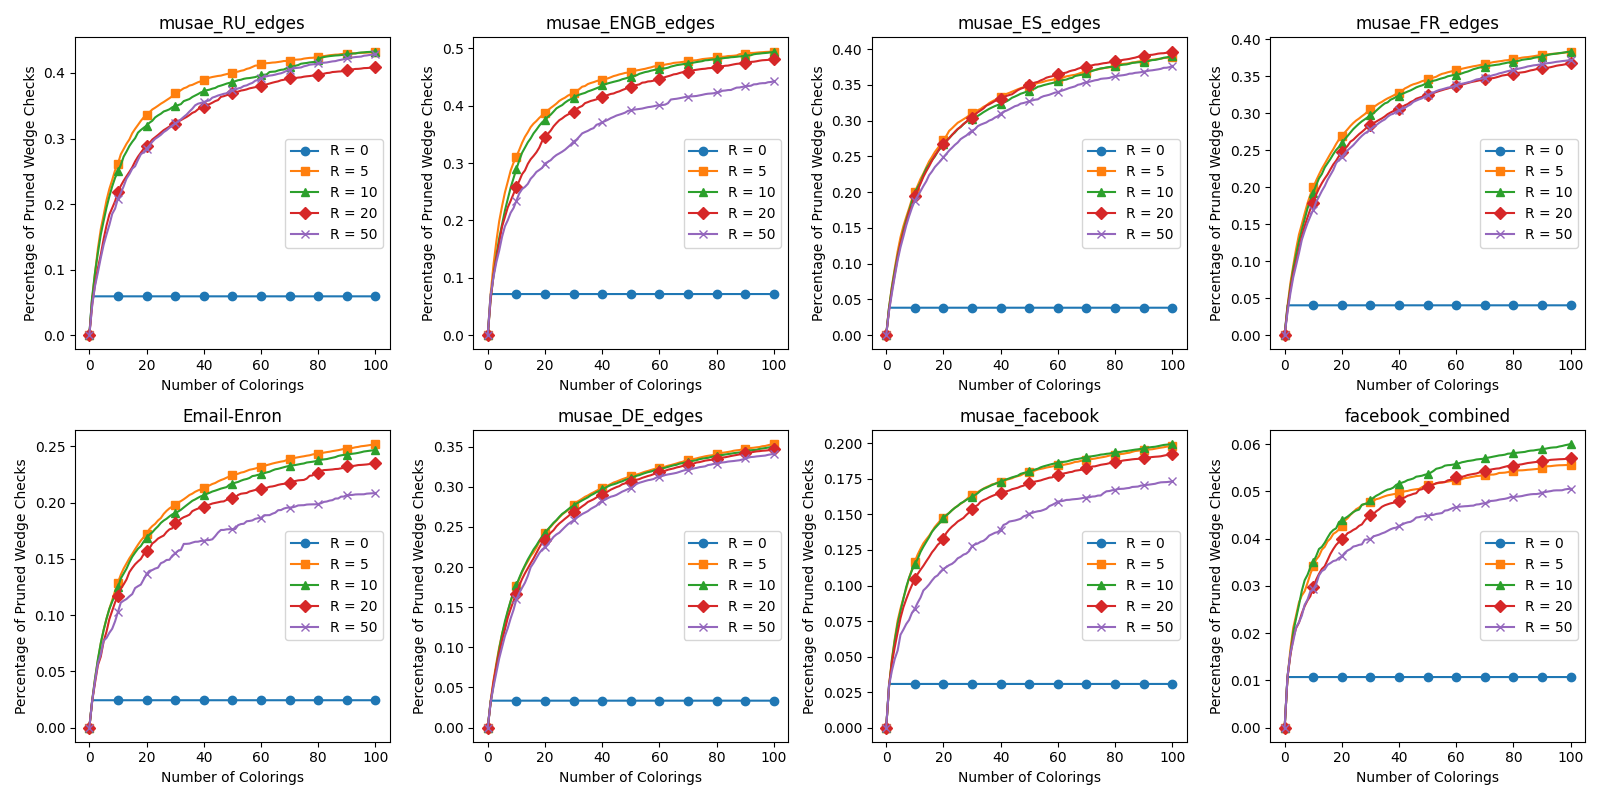

This figure's Python source:
import networkx as nx
from DODGr import *
from graph_coloring import *
from helper import prefix_sum
import matplotlib.pyplot as plt

def main():

    filenames = [("musae_RU_edges.csv", ","),
                 ("musae_ENGB_edges.csv", ","),
                 ("musae_ES_edges.csv", ","),
                 ("musae_FR_edges.csv", ","),
                 ("Email-Enron.txt", "\t"),
                 ("musae_DE_edges.csv", ","),
                 ("musae_facebook.csv", ","),
                 ("facebook_combined.txt", " ")]

    clique_size = 3
    num_of_colorings = 100
    dir_name = "graphs/"
    graph_pruning_stats = []
    for filename in filenames:
        graph_name = filename[0].split(".")[0]
        print("-" * 80)
        G = nx.read_edgelist(dir_name + filename[0], delimiter=filename[1], nodetype=int)
        print(f"Pruning test for {graph_name} graph") 
        print(f"Nodes: {G.number_of_nodes()}")
        print(f"Edges: {G.number_of_edges()}")
        DODGr = get_DODGr(G)
        max_degree_G = max([v[1] for v in G.degree()])
        max_degree_DODGr = max([v[1] for v in DODGr.out_degree()])
        print(f"Largest degree in original graph: {max_degree_G}")
        print(f"Largest degree in DODGr: {max_degree_DODGr}")
        print(f"Clique size: {clique_size}") 
        random_init_range = [0, 5, 10, 20, 50]
        r_val_results = []
        vertex_order = get_DODGr_order(DODGr)
        print("Finished getting ordering")
        for r in random_init_range:
            colorings = get_multiple_colorings(G, num_of_colorings, 1, vertex_order, r)
            prune_by_color, total_combos = colors_pruning_test(DODGr, clique_size, colorings, num_of_colorings)
            # print(f"r = {r}, Perecent of wedge checks pruned {(prune_by_color[1]/total_combos) * 100}")
            percentage_prune = [x/total_combos for x in prune_by_color]
            percent_pruned = prefix_sum(percentage_prune)
            r_val_results.append(percent_pruned)
        graph_pruning_stats.append(r_val_results)
    
    # print(graph_pruning_stats)


    # Example data: 3D list with dimensions 8x5x100
    # Replace this with your actual data
    # data = np.random.rand(8, 5, 100)  # Random values for demonstration

    # Number of sets and subsets
    num_graphs = len(graph_pruning_stats)
    num_r_values = len(graph_pruning_stats[0])
    num_coloring = len(graph_pruning_stats[0][0])

    # Create the plots
    fig, axes = plt.subplots(2, 4, figsize=(16, 8))  # 2 rows, 4 columns for 8 plots
    axes = axes.flatten()  # Flatten for easier indexing

    # Line styles for distinction
    markers = ['o', 's', '^', 'D', 'x']  # Circle, square, triangle, diamond, cross

    random_init_range = [0, 5, 10, 20, 50]
    for i in range(num_graphs):
        ax = axes[i]  # Select the subplot
        for j in range(num_r_values):
            ax.plot(range(num_coloring), 
                    graph_pruning_stats[i][j], 
                    label=f'R = {random_init_range[j]}', 
                    marker=markers[j % len(markers)],
                    markevery=10)
            # markevery=10  # Show marker every 10 points for clarity
        
        # Add title, legend, and labels
        ax.set_title(filenames[i][0].split('.')[0])
        ax.set_xlabel('Number of Colorings')
        ax.set_ylabel('Percentage of Pruned Wedge Checks')
        ax.legend()

        # Adjust layout
        plt.tight_layout()
        plt.savefig('new_random_init_coloring_test2.png')


if __name__ == "__main__":
    main()
